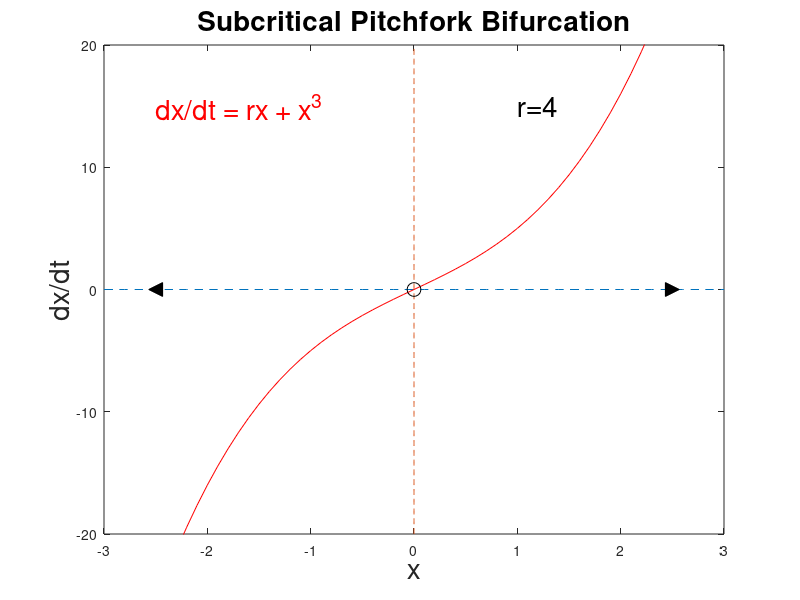

The MATLAB source for this figure: (Note: this script raises an error after producing the figure.)
%% Animation for a Subcritical Pitchfork bifurcation

     xmin = -3;
     xmax  = 3;
     x = xmin:0.1:xmax
     ax = (0.0).*x;

     rmin = -4
     rmax = 4
     imax = 21

     ymin = -20;
     ymax = 20; 
     ky = ymin:0.1:ymax
     ay = (0.0).*ky

for i = 1:imax
%calculate r value
     r = rmin + (i-1)*(rmax-rmin)/(imax-1)
%create title string
     strr = num2str(r);
     strt = ['r=' strr]; 

%calculate dxdt
     y = r.*x + x.^3

%plot x-axis
     plot(x,ax,'--');
     axis([xmin xmax ymin ymax])
     hold on
%plot y-axis
     plot(ay,ky,'--')

%plot f(x)
     plot(x,y,'r');

%plot fixed points
if (r < 0) 
     plot(0,0,'o','MarkerSize',10,'MarkerEdgeColor','k','MarkerFaceColor','k');
     plot((-r).^(0.5),0,'o','MarkerSize',10,'MarkerEdgeColor','k');
     plot(-(-r).^(0.5),0,'o','MarkerSize',10,'MarkerEdgeColor','k');
end
if(r == 0.0) 
     plot(0,0,'*','MarkerSize',10,'MarkerEdgeColor','k');
end
if (r > 0) 
     plot(0,0,'o','MarkerSize',10,'MarkerEdgeColor','k');
end

%plot flow direction
if(r < 0)
     plot(-2.5,0,'<','MarkerSize',10,'MarkerEdgeColor','k','MarkerFaceColor','k');
     plot(-(-r).^(0.5)/2,0,'>','MarkerSize',10,'MarkerEdgeColor','k','MarkerFaceColor','k');
     plot((-r).^(0.5)/2,0,'<','MarkerSize',10,'MarkerEdgeColor','k','MarkerFaceColor','k');
   plot(2.5,0,'>','MarkerSize',10,'MarkerEdgeColor','k','MarkerFaceColor','k');
end

if(r >= 0) 
     plot(-2.5,0,'<','MarkerSize',10,'MarkerEdgeColor','k','MarkerFaceColor','k');     
     plot(2.5,0,'>','MarkerSize',10,'MarkerEdgeColor','k','MarkerFaceColor','k');
end

%plot labels
     xlabel('x','FontSize',20)
     ylabel('dx/dt','FontSize',20)
     text(-2.5,15,'dx/dt = rx + x^3','Color','r','FontSize',20)
     text(1,15,strt,'FontSize',20)
     title('Subcritical Pitchfork Bifurcation','FontSize',20)

%getframe
     h = gcf;
     M(i) = getframe(h,[5 5 480 380]);
     hold off
end

%play and save movie
     movie(M);
     movie2avi(M,'SubPitchfork','fps',1);
